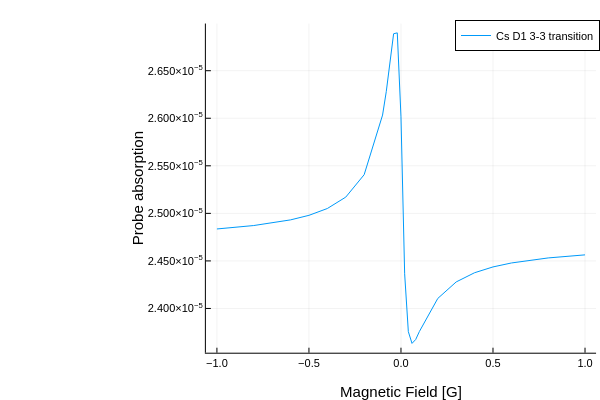

Notebook code for this chart:
### Markdown cell above
## Plotting the results
For each magnetic field value, the results are given in a `tuple` that contains the fluorescence fom the pump beam, the absorption of the probe beam, the ground-state density matrix, and the excited-state density matrix, in that order. In this case, the probe absorption has been unpacked, and it is plotted below.

### Code cell
df33=DataFrame(B=x33,Absorption=y33)
CSV.write("CsD1_33_Omega1.csv",df33)
plot(x33,y33,xlabel="Magnetic Field [G]",ylabel="Probe absorption",label="Cs D1 3-3 transition")

### Figure 1 — Plotly figure (JSON) as saved in the notebook; plotly's stock layout.template omitted (floating-point values rounded to 4 significant figures)
{"data": [{"colorbar": {"len": 0.9143, "title": "", "x": 0.9934, "y": 0.533}, "legendgroup": "Cs D1 3-3 transition", "line": {"color": "rgba(0, 154, 250, 1.000)", "dash": "solid", "shape": "linear", "width": 1}, "mode": "lines", "name": "Cs D1 3-3 transition", "showlegend": true, "type": "scatter", "x": [-1, -0.8, -0.6, -0.5, -0.4, -0.3, -0.2, -0.1, -0.08, -0.06, -0.04, -0.02, 0, 0.02, 0.04, 0.06, 0.08, 0.1, 0.2, 0.3, 0.4, 0.5, 0.6, 0.8, 1], "xaxis": "x", "y": [2.484e-05, 2.487e-05, 2.493e-05, 2.498e-05, 2.505e-05, 2.517e-05, 2.541e-05, 2.603e-05, 2.628e-05, 2.658e-05, 2.689e-05, 2.69e-05, 2.601e-05, 2.436e-05, 2.376e-05, 2.363e-05, 2.367e-05, 2.376e-05, 2.411e-05, 2.428e-05, 2.438e-05, 2.444e-05, 2.448e-05, 2.453e-05, 2.456e-05], "yaxis": "y"}], "layout": {"annotations": [], "height": 400, "legend": {"bgcolor": "rgba(255, 255, 255, 1.000)", "bordercolor": "rgba(0, 0, 0, 1.000)", "borderwidth": 1, "font": {"color": "rgba(0, 0, 0, 1.000)", "family": "sans-serif", "size": 11}, "title": {"font": {"color": "rgba(0, 0, 0, 1.000)", "family": "sans-serif", "size": 15}, "text": ""}, "tracegroupgap": 0, "traceorder": "normal", "x": 1, "xanchor": "auto", "y": 1, "yanchor": "auto"}, "margin": {"b": 20, "l": 0, "r": 0, "t": 20}, "paper_bgcolor": "rgba(255, 255, 255, 1.000)", "plot_bgcolor": "rgba(255, 255, 255, 1.000)", "showlegend": true, "width": 600, "xaxis": {"anchor": "y", "domain": [0.3431, 0.9934], "gridcolor": "rgba(0, 0, 0, 0.100)", "gridwidth": 0.5, "linecolor": "rgba(0, 0, 0, 1.000)", "mirror": false, "range": [-1.06, 1.06], "showgrid": true, "showline": true, "showticklabels": true, "tickangle": 0, "tickcolor": "rgb(0, 0, 0)", "tickfont": {"color": "rgba(0, 0, 0, 1.000)", "family": "sans-serif", "size": 11}, "tickmode": "array", "ticks": "inside", "ticktext": ["−1.0", "−0.5", "0.0", "0.5", "1.0"], "tickvals": [-1, -0.5, 0, 0.5, 1], "title": "Magnetic Field [G]", "titlefont": {"color": "rgba(0, 0, 0, 1.000)", "family": "sans-serif", "size": 15}, "type": "-", "visible": true, "zeroline": false, "zerolinecolor": "rgba(0, 0, 0, 1.000)"}, "yaxis": {"anchor": "x", "domain": [0.07581, 0.9902], "gridcolor": "rgba(0, 0, 0, 0.100)", "gridwidth": 0.5, "linecolor": "rgba(0, 0, 0, 1.000)", "mirror": false, "range": [2.353e-05, 2.7e-05], "showgrid": true, "showline": true, "showticklabels": true, "tickangle": 0, "tickcolor": "rgb(0, 0, 0)", "tickfont": {"color": "rgba(0, 0, 0, 1.000)", "family": "sans-serif", "size": 11}, "tickmode": "array", "ticks": "inside", "ticktext": ["2.400×10<sup>−5</sup>", "2.450×10<sup>−5</sup>", "2.500×10<sup>−5</sup>", "2.550×10<sup>−5</sup>", "2.600×10<sup>−5</sup>", "2.650×10<sup>−5</sup>"], "tickvals": [2.4e-05, 2.45e-05, 2.5e-05, 2.55e-05, 2.6e-05, 2.65e-05], "title": "Probe absorption", "titlefont": {"color": "rgba(0, 0, 0, 1.000)", "family": "sans-serif", "size": 15}, "type": "-", "visible": true, "zeroline": false, "zerolinecolor": "rgba(0, 0, 0, 1.000)"}}}
